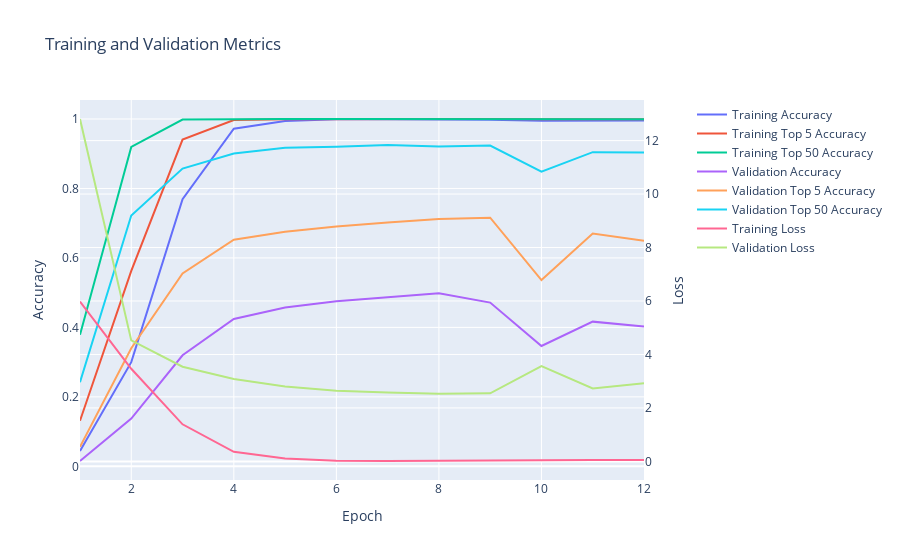

Notebook code for this chart:
### Code cell
softmax_cross_entropy_model.display_training_history()

### Figure 1 — Plotly figure (JSON) as saved in the notebook; plotly's stock layout.template omitted (floating-point values rounded to 4 significant figures)
{"data": [{"mode": "lines", "name": "Training Accuracy", "type": "scatter", "x": [1, 2, 3, 4, 5, 6, 7, 8, 9, 10, 11, 12], "xaxis": "x", "y": [0.04425, 0.2999, 0.7692, 0.972, 0.9943, 0.9994, 0.999, 0.9984, 0.9981, 0.9949, 0.9946, 0.9955, 0.9981], "yaxis": "y"}, {"mode": "lines", "name": "Training Top 5 Accuracy", "type": "scatter", "x": [1, 2, 3, 4, 5, 6, 7, 8, 9, 10, 11, 12], "xaxis": "x", "y": [0.1312, 0.5626, 0.9408, 0.9971, 0.999, 0.9997, 1.0, 1.0, 1.0, 0.999, 0.9994, 0.9994, 1.0], "yaxis": "y"}, {"mode": "lines", "name": "Training Top 50 Accuracy", "type": "scatter", "x": [1, 2, 3, 4, 5, 6, 7, 8, 9, 10, 11, 12], "xaxis": "x", "y": [0.3785, 0.9195, 0.9984, 1.0, 1.0, 1.0, 1.0, 1.0, 1.0, 0.9997, 0.9997, 0.9994, 1.0], "yaxis": "y"}, {"mode": "lines", "name": "Validation Accuracy", "type": "scatter", "x": [1, 2, 3, 4, 5, 6, 7, 8, 9, 10, 11, 12], "xaxis": "x", "y": [0.01529, 0.1376, 0.3197, 0.4242, 0.4573, 0.4752, 0.4866, 0.4981, 0.4713, 0.3465, 0.4166, 0.4025, 0.451], "yaxis": "y"}, {"mode": "lines", "name": "Validation Top 5 Accuracy", "type": "scatter", "x": [1, 2, 3, 4, 5, 6, 7, 8, 9, 10, 11, 12], "xaxis": "x", "y": [0.05605, 0.3401, 0.5554, 0.6522, 0.6752, 0.6904, 0.7019, 0.7121, 0.7159, 0.5363, 0.6701, 0.6497, 0.6892], "yaxis": "y"}, {"mode": "lines", "name": "Validation Top 50 Accuracy", "type": "scatter", "x": [1, 2, 3, 4, 5, 6, 7, 8, 9, 10, 11, 12], "xaxis": "x", "y": [0.242, 0.7223, 0.8573, 0.9006, 0.9172, 0.9197, 0.9248, 0.921, 0.9236, 0.8484, 0.9045, 0.9032, 0.9236], "yaxis": "y"}, {"mode": "lines", "name": "Training Loss", "type": "scatter", "x": [1, 2, 3, 4, 5, 6, 7, 8, 9, 10, 11, 12], "xaxis": "x", "y": [5.978, 3.465, 1.387, 0.3587, 0.104, 0.02789, 0.01826, 0.01887, 0.01436, 0.03843, 0.04769, 0.05132, 0.02102], "yaxis": "y2"}, {"mode": "lines", "name": "Validation Loss", "type": "scatter", "x": [1, 2, 3, 4, 5, 6, 7, 8, 9, 10, 11, 12], "xaxis": "x", "y": [12.81, 4.525, 3.54, 3.082, 2.798, 2.64, 2.577, 2.526, 2.544, 3.563, 2.731, 2.92, 2.58], "yaxis": "y2"}], "layout": {"title": {"text": "Training and Validation Metrics"}, "xaxis": {"anchor": "y", "domain": [0.0, 0.94], "title": {"text": "Epoch"}}, "yaxis": {"anchor": "x", "domain": [0.0, 1.0], "title": {"text": "Accuracy"}}, "yaxis2": {"anchor": "x", "overlaying": "y", "side": "right", "title": {"text": "Loss"}}}}
